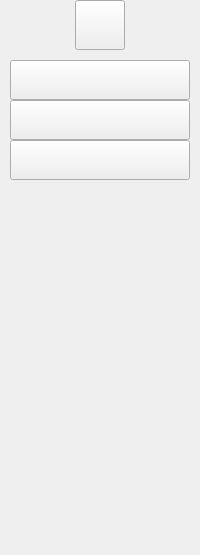
     <widget class="QWidget" name="icon_only_widget" native="true">
      <property name="styleSheet">
       <string notr="true"/>
      </property>
      <layout class="QVBoxLayout" name="verticalLayout_3">
       <property name="spacing">
        <number>0</number>
       </property>
       <property name="leftMargin">
        <number>10</number>
       </property>
       <property name="topMargin">
        <number>0</number>
       </property>
       <property name="rightMargin">
        <number>10</number>
       </property>
       <property name="bottomMargin">
        <number>0</number>
       </property>
       <item>
        <layout class="QHBoxLayout" name="horizontalLayout_3">
         <item>
          <widget class="QPushButton" name="homeButton1">
           <property name="minimumSize">
            <size>
             <width>50</width>
             <height>50</height>
            </size>
           </property>
           <property name="maximumSize">
            <size>
             <width>50</width>
             <height>50</height>
            </size>
           </property>
           <property name="text">
            <string/>
           </property>
           <property name="icon">
            <iconset resource="resources.qrc">
             <normaloff>:/imgs/imgs/home_fixed.png</normaloff>:/imgs/imgs/home_fixed.png</iconset>
           </property>
           <property name="iconSize">
            <size>
             <width>40</width>
             <height>40</height>
            </size>
           </property>
           <property name="checkable">
            <bool>true</bool>
           </property>
           <property name="autoExclusive">
            <bool>true</bool>
           </property>
          </widget>
         </item>
        </layout>
       </item>
       <item>
        <layout class="QVBoxLayout" name="verticalLayout">
         <property name="spacing">
          <number>0</number>
         </property>
         <item>
          <spacer name="verticalSpacer_3">
           <property name="orientation">
            <enum>Qt::Vertical</enum>
           </property>
           <property name="sizeType">
            <enum>QSizePolicy::Fixed</enum>
           </property>
           <property name="sizeHint" stdset="0">
            <size>
             <width>20</width>
             <height>10</height>
            </size>
           </property>
          </spacer>
         </item>
         <item>
          <widget class="QPushButton" name="studentButton1">
           <property name="minimumSize">
            <size>
             <width>0</width>
             <height>40</height>
            </size>
           </property>
           <property name="maximumSize">
            <size>
             <width>16777215</width>
             <height>40</height>
            </size>
           </property>
           <property name="text">
            <string/>
           </property>
           <property name="icon">
            <iconset resource="resources.qrc">
             <normaloff>:/imgs/imgs/student_transparent.png</normaloff>:/imgs/imgs/student_transparent.png</iconset>
           </property>
           <property name="iconSize">
            <size>
             <width>30</width>
             <height>30</height>
            </size>
           </property>
           <property name="checkable">
            <bool>true</bool>
           </property>
           <property name="autoExclusive">
            <bool>true</bool>
           </property>
          </widget>
         </item>
         <item>
          <widget class="QPushButton" name="programButton1">
           <property name="minimumSize">
            <size>
             <width>0</width>
             <height>40</height>
            </size>
           </property>
           <property name="maximumSize">
            <size>
             <width>16777215</width>
             <height>40</height>
            </size>
           </property>
           <property name="text">
            <string/>
           </property>
           <property name="icon">
            <iconset resource="resources.qrc">
             <normaloff>:/imgs/imgs/program_fixed.png</normaloff>:/imgs/imgs/program_fixed.png</iconset>
           </property>
           <property name="iconSize">
            <size>
             <width>30</width>
             <height>30</height>
            </size>
           </property>
           <property name="checkable">
            <bool>true</bool>
           </property>
           <property name="autoExclusive">
            <bool>true</bool>
           </property>
          </widget>
         </item>
         <item>
          <widget class="QPushButton" name="collegeButton1">
           <property name="minimumSize">
            <size>
             <width>0</width>
             <height>40</height>
            </size>
           </property>
           <property name="maximumSize">
            <size>
             <width>16777215</width>
             <height>40</height>
            </size>
           </property>
           <property name="text">
            <string/>
           </property>
           <property name="icon">
            <iconset resource="resources.qrc">
             <normaloff>:/imgs/imgs/college_white_transparent.png</normaloff>:/imgs/imgs/college_white_transparent.png</iconset>
           </property>
           <property name="iconSize">
            <size>
             <width>30</width>
             <height>30</height>
            </size>
           </property>
           <property name="checkable">
            <bool>true</bool>
           </property>
           <property name="autoExclusive">
            <bool>true</bool>
           </property>
          </widget>
         </item>
        </layout>
       </item>
       <item>
        <spacer name="verticalSpacer">
         <property name="orientation">
          <enum>Qt::Vertical</enum>
         </property>
         <property name="sizeHint" stdset="0">
          <size>
           <width>20</width>
           <height>375</height>
          </size>
         </property>
        </spacer>
       </item>
      </layout>
     </widget>
